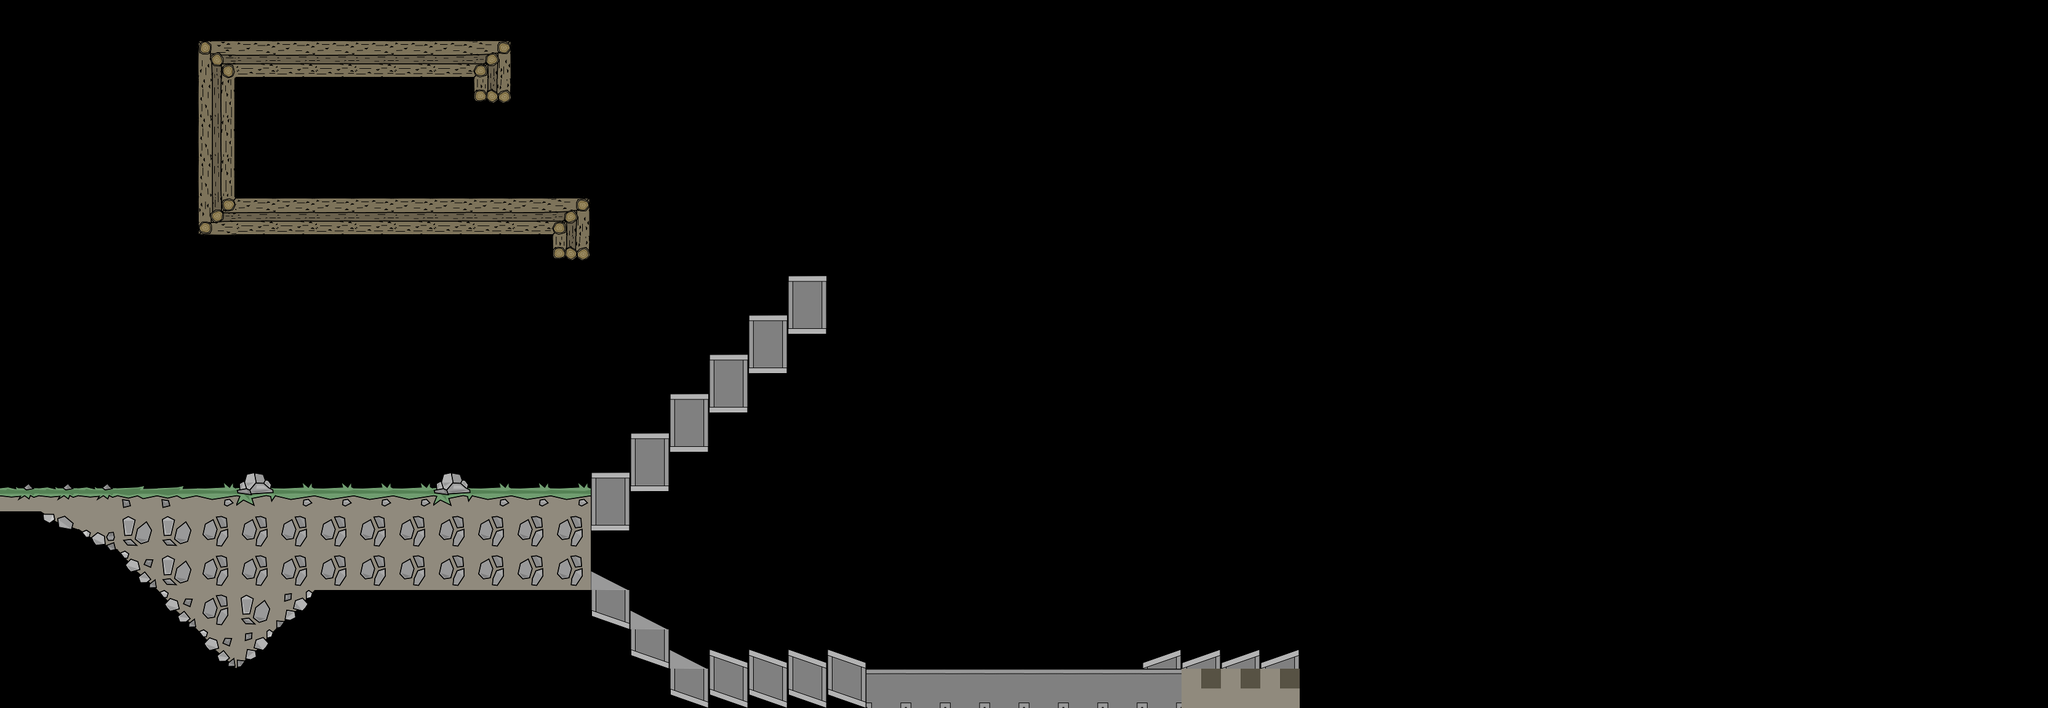

Rendered tile map (Tiled .tmx) drawn with the repository's tilesets; below, a short description and the full map source, tile grids included:
An orthogonal 52x18 tile map with 64x64 px tiles, 1 tile layer (Tile Layer 1) and 3 objects (first, second).

<map version="1.2" tiledversion="1.2.5" orientation="orthogonal" renderorder="right-down" width="52" height="18" tilewidth="64" tileheight="64" infinite="0" nextlayerid="3" nextobjectid="6">
 <tileset firstgid="1" source="leappost.tsx" />
 <layer id="1" name="Tile Layer 1" width="52" height="18">
  <data encoding="csv">
0,0,0,0,0,0,0,0,0,0,0,0,0,0,0,0,0,0,0,0,0,0,0,0,0,0,0,0,0,0,0,0,0,0,0,0,0,0,0,0,0,0,0,0,0,0,0,0,0,0,0,0,
0,0,0,0,0,106,129,129,129,129,129,129,130,0,0,0,0,0,0,0,0,0,0,0,0,0,0,0,0,0,0,0,0,0,0,0,0,0,0,0,0,0,0,0,0,0,0,0,0,0,0,0,
0,0,0,0,0,128,0,0,0,0,0,0,111,0,0,0,0,0,0,0,0,0,0,0,0,0,0,0,0,0,0,0,0,0,0,0,0,0,0,0,0,0,0,0,0,0,0,0,0,0,0,0,
0,0,0,0,0,128,0,0,0,0,0,0,0,0,0,0,0,0,0,0,0,0,0,0,0,0,0,0,0,0,0,0,0,0,0,0,0,0,0,0,0,0,0,0,0,0,0,0,0,0,0,0,
0,0,0,0,0,128,0,0,0,0,0,0,0,0,0,0,0,0,0,0,0,0,0,0,0,0,0,0,0,0,0,0,0,0,0,0,0,0,0,0,0,0,0,0,0,0,0,0,0,0,0,0,
0,0,0,0,0,107,129,129,129,129,129,129,129,129,130,0,0,0,0,0,0,0,0,0,0,0,0,0,0,0,0,0,0,0,0,0,0,0,0,0,0,0,0,0,0,0,0,0,0,0,0,0,
0,0,0,0,0,0,0,0,0,0,0,0,0,0,111,0,0,0,0,0,0,0,0,0,0,0,0,0,0,0,0,0,0,0,0,0,0,0,0,0,0,0,0,0,0,0,0,0,0,0,0,0,
0,0,0,0,0,0,0,0,0,0,0,0,0,0,0,0,0,0,0,0,151,0,0,0,0,0,0,0,0,0,0,0,0,0,0,0,0,0,0,0,0,0,0,0,0,0,0,0,0,0,0,0,
0,0,0,0,0,0,0,0,0,0,0,0,0,0,0,0,0,0,0,151,138,0,0,0,0,0,0,0,0,0,0,0,0,0,0,0,0,0,0,0,0,0,0,0,0,0,0,0,0,0,0,0,
0,0,0,0,0,0,0,0,0,0,0,0,0,0,0,0,0,0,151,138,0,0,0,0,0,0,0,0,0,0,0,0,0,0,0,0,0,0,0,0,0,0,0,0,0,0,0,0,0,0,0,0,
0,0,0,0,0,0,0,0,0,0,0,0,0,0,0,0,0,151,138,0,0,0,0,0,0,0,0,0,0,0,0,0,0,0,0,0,0,0,0,0,0,0,0,0,0,0,0,0,0,0,0,0,
0,0,0,0,0,0,0,0,0,0,0,0,0,0,0,0,151,138,0,0,0,0,0,0,0,0,0,0,0,0,0,0,0,0,0,0,0,0,0,0,0,0,0,0,0,0,0,0,0,0,0,0,
34,34,34,41,41,32,86,32,32,32,32,86,32,32,32,151,138,0,0,0,0,0,0,0,0,0,0,0,0,0,0,0,0,0,0,0,0,0,0,0,0,0,0,0,0,0,0,0,0,0,0,0,
0,97,94,78,78,77,77,77,77,77,77,77,77,77,77,138,0,0,0,0,0,0,0,0,0,0,0,0,0,0,0,0,0,0,0,0,0,0,0,0,0,0,0,0,0,0,0,0,0,0,0,0,
0,0,0,58,78,77,77,77,77,77,77,77,77,77,77,124,0,0,0,0,159,0,0,0,0,0,0,0,0,0,0,0,0,0,0,0,0,0,0,0,0,0,0,0,0,0,0,0,0,0,0,0,
0,0,0,0,58,77,78,59,0,0,0,0,0,0,0,143,124,0,0,0,0,0,0,0,0,0,0,0,0,0,0,0,0,0,0,0,0,0,0,0,0,0,0,0,0,0,0,0,0,0,0,0,
0,0,0,0,0,58,59,0,0,0,0,0,0,0,0,0,143,124,141,141,141,141,0,0,0,0,0,0,0,144,144,144,144,0,0,0,0,0,0,0,0,0,0,0,0,0,0,0,0,0,0,0,
0,0,0,0,0,0,0,0,0,0,0,0,0,0,0,0,0,143,143,143,143,143,145,145,145,145,145,145,145,145,181,181,181,0,0,0,0,0,0,0,0,0,0,0,0,0,0,0,0,0,0,0
</data>
 </layer>
 <objectgroup id="2" name="collision">
  <object id="1" name="first" x="70.6667" y="836">
   <polygon points="0,0 66.6667,32 110.667,57.3333 173.333,118.667 302.667,244 441.333,125.333" />
  </object>
  <object id="3" name="second" x="964" y="774.667">
   <polygon points="0,0 57.3333,-5.33333 62.6667,-64 124,-66.6667 122.667,-133.333 178.667,-134.667 189.333,-192 246.667,-192 250.667,-113.333 0,86.6667" />
  </object>
  <object id="5" x="134.667" y="42.6667">
   <polygon points="0,0 -134.667,-42.6667 -29.3333,8" />
  </object>
 </objectgroup>
</map>
